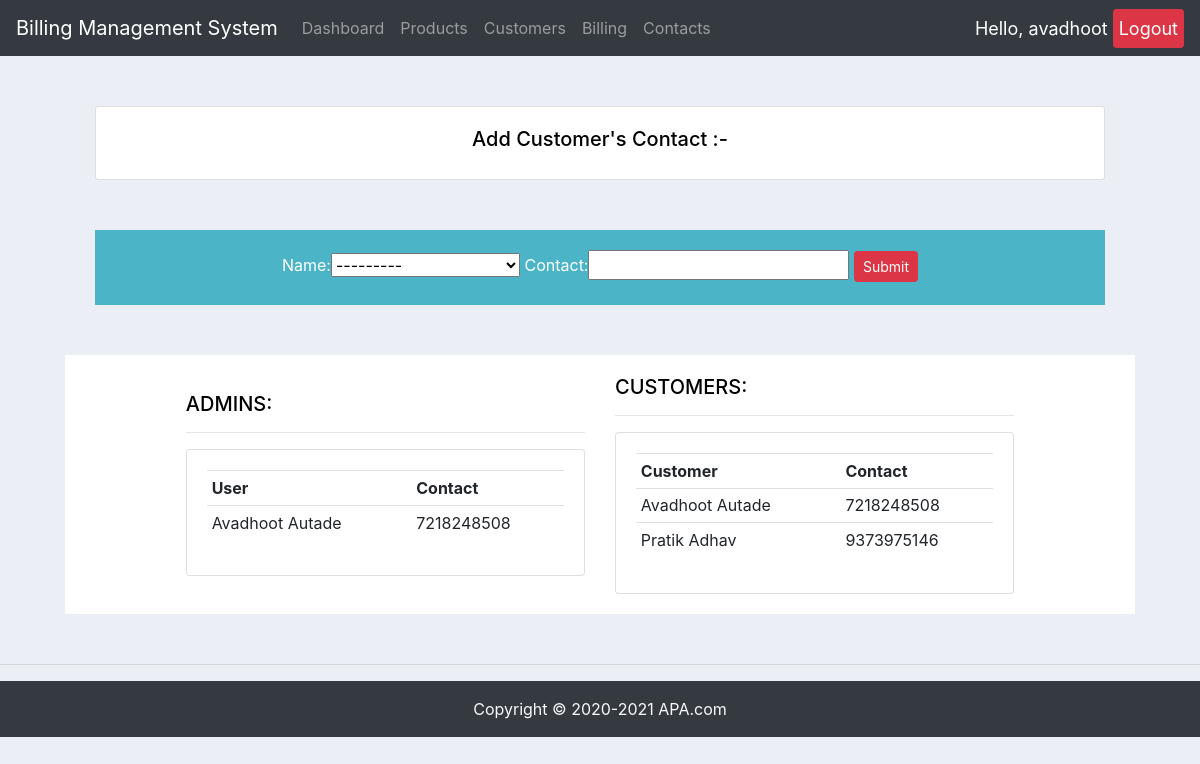
Screenshot of /contacts/ (signed in) with the database file from the repository.
### bill/models.py (models this page shows)
class UserContact(models.Model):
    name = models.ForeignKey(User, on_delete=models.CASCADE)
    contact = models.BigIntegerField(max_length=12)

class User(models.Model):
    username = models.OneToOneField(
        User, null=True, blank=True, on_delete=models.CASCADE, default="avadhoot")
    First_Name = models.CharField(max_length=50)
    Last_Name = models.CharField(max_length=50)
    DOB = models.DateField()
    def __str__(self):
        return self.First_Name + ' ' + self.Last_Name

class CustomerContact(models.Model):
    name = models.ForeignKey(Customer, on_delete=models.CASCADE)
    contact = models.BigIntegerField(max_length=12)

class Customer(models.Model):
    first_name = models.CharField(max_length=50)
    last_name = models.CharField(
        max_length=50, blank=True, null=True)
    address = models.CharField(
        max_length=100, blank=True, null=True)
    dob = models.DateField(blank=True, null=True)
    def __str__(self):
        return self.first_name + " " + self.last_name

### bill/views.py (the view)
# urls.py: path('contacts/',views.contacts,name='contacts'),
@login_required(login_url='loginPage')
def contacts(request):
    customerContact=CustomerContact.objects.all()
    userContact=UserContact.objects.all()
    formCustomer=CustomerContactForm()
    if request.method == 'POST':
        formCustomer= CustomerContactForm(request.POST)
        if formCustomer.is_valid():
            formCustomer.save()
            formCustomer=CustomerContactForm()
    context={'userContact':userContact,'customerContact':customerContact,'formCustomer':formCustomer}
    return render(request, 'bill/contacts.html',context)

### bill/forms.py
class CustomerContactForm(ModelForm):
    class Meta:
        model=CustomerContact
        fields='__all__'

### bill/templates/bill/contacts.html (shortened to what this page needs)
{% extends 'bill/base.html' %} {% block content %}
{% load static %}
<div class="container">
<div class="card card-body" style='background-color: #ffff;
color:black;padding:20px;margin:50px;display: flex;justify-content: center;align-items: center; '>
      <h5>Add Customer's Contact :-</h5>
    </div>
<div class="row" style='background-color: #4cb4c7;
color:white;padding:20px;margin:50px;display: flex;justify-content: center;align-items: center; '>
			<form action="" method="POST">
               {{formCustomer}}
				<input type="submit" class='btn btn-danger btn-sm btn-sm' name="Submit">
                </div>
</div>
<div class="row" style='background-color: #ffff;
color:black;padding:20px;margin:50px;display: flex;justify-content: center;align-items: center; '>
<div class="col-md-5">
		<h5>ADMINS:</h5>
		<hr>
		<div class="card card-body">
			<table class="table table-sm">
				<tr>
					<th>User</th>
					<th>Contact</th>
				</tr>
			{% for user in userContact %}
					<tr>
						<td>{{user.name}}</td>
						<td>{{user.contact}}</td>
					</tr>
				{% endfor %}
			</table>
		</div>
	</div>
	<div class="col-md-5">
		<h5>CUSTOMERS:</h5>
		<hr>
		<div class="card card-body">
			<table class="table table-sm">
				<tr>
					<th>Customer</th>
					<th>Contact</th>
				</tr>
			{% for customer in customerContact %}
					<tr>
						<td>{{customer.name}}</td>
						<td>{{customer.contact}}</td>
					</tr>
				{% endfor %}
			</table>
		</div>
	</div>
</div>
{% endblock %}

### bill/templates/bill/navbar.html (shortened to what this page needs)
<nav class="navbar navbar-expand-lg navbar-dark bg-dark">
  <a class="navbar-brand" href="/">Billing Management System</a>
  <div class="collapse navbar-collapse" id="navbarNav">
    <ul class="navbar-nav">
    {% if request.user.is_staff %}
      <li class="nav-item">
        <a class="nav-link" href="{% url 'home' %}">Dashboard</a>
      </li>
      <li class="nav-item">
        <a class="nav-link" href="{% url 'products' %}">Products</a>
      </li>
      <li class="nav-item">
        <a class="nav-link" href="{% url 'customers' %}">Customers</a>
      </li>
      <li class="nav-item">
        <a class="nav-link" href="{% url 'billing' %}">Billing</a>
      </li>
      <li class="nav-item">
        <a class="nav-link" href="{% url 'contacts' %}">Contacts</a>
      </li>
       {% else %}
       <li class="nav-item">
      </li>
    {% endif %}
    </ul>
  </div>
  <span class='hello-msg'>Hello, {{request.user}}</span>
  <span><a class='hello-msg btn btn-danger btn-sm' href="{% url 'logout' %}">Logout</a></span>
</nav>

### bill/static/css/main.css (style rules this page uses)
body { background-color: #ebeff5; }

### bill/templates/bill/navbar.html (style rules this page uses)
.hello-msg { color:white; padding:5px; font-size:18px; }

### rows the page displays
UserContact: name "Avadhoot Autade", contact "7218248508"
CustomerContact: name "Avadhoot Autade", contact "7218248508"
CustomerContact: name "Pratik Adhav", contact "9373975146"

### other values shown
{{ request.user }} "avadhoot"
